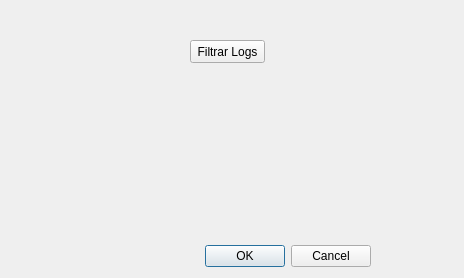
<?xml version="1.0" encoding="UTF-8"?>
<ui version="4.0">
 <class>FiltroLogDialogBase</class>
 <widget class="QDialog" name="FiltroLogDialogBase">
  <property name="geometry">
   <rect>
    <x>0</x>
    <y>0</y>
    <width>464</width>
    <height>278</height>
   </rect>
  </property>
  <property name="windowTitle">
   <string>Log Filter</string>
  </property>
  <widget class="QDialogButtonBox" name="button_box">
   <property name="geometry">
    <rect>
     <x>30</x>
     <y>240</y>
     <width>341</width>
     <height>32</height>
    </rect>
   </property>
   <property name="orientation">
    <enum>Qt::Horizontal</enum>
   </property>
   <property name="standardButtons">
    <set>QDialogButtonBox::Cancel|QDialogButtonBox::Ok</set>
   </property>
  </widget>
  <widget class="QPushButton" name="pushButton">
   <property name="geometry">
    <rect>
     <x>190</x>
     <y>40</y>
     <width>75</width>
     <height>23</height>
    </rect>
   </property>
   <property name="text">
    <string>Filtrar Logs</string>
   </property>
  </widget>
 </widget>
 <resources/>
 <connections>
  <connection>
   <sender>button_box</sender>
   <signal>accepted()</signal>
   <receiver>FiltroLogDialogBase</receiver>
   <slot>accept()</slot>
   <hints>
    <hint type="sourcelabel">
     <x>20</x>
     <y>20</y>
    </hint>
    <hint type="destinationlabel">
     <x>20</x>
     <y>20</y>
    </hint>
   </hints>
  </connection>
  <connection>
   <sender>button_box</sender>
   <signal>rejected()</signal>
   <receiver>FiltroLogDialogBase</receiver>
   <slot>reject()</slot>
   <hints>
    <hint type="sourcelabel">
     <x>20</x>
     <y>20</y>
    </hint>
    <hint type="destinationlabel">
     <x>20</x>
     <y>20</y>
    </hint>
   </hints>
  </connection>
 </connections>
</ui>
